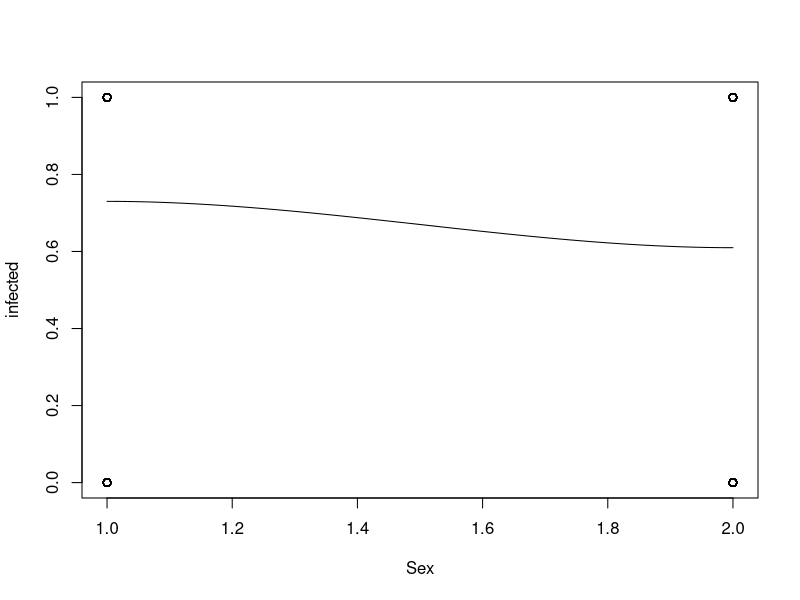
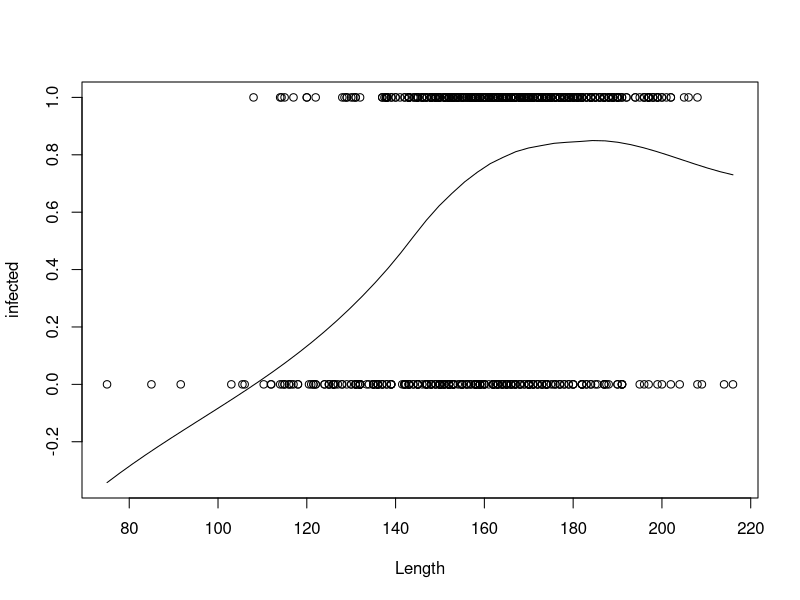
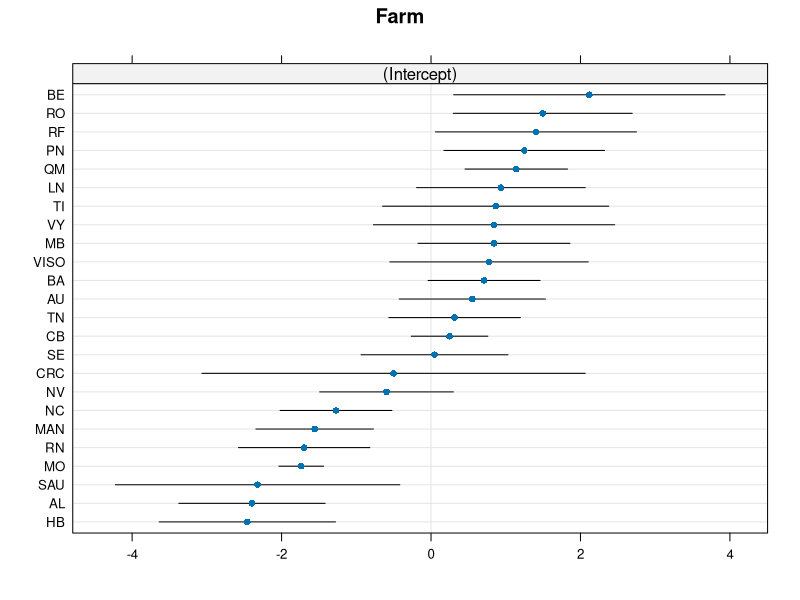
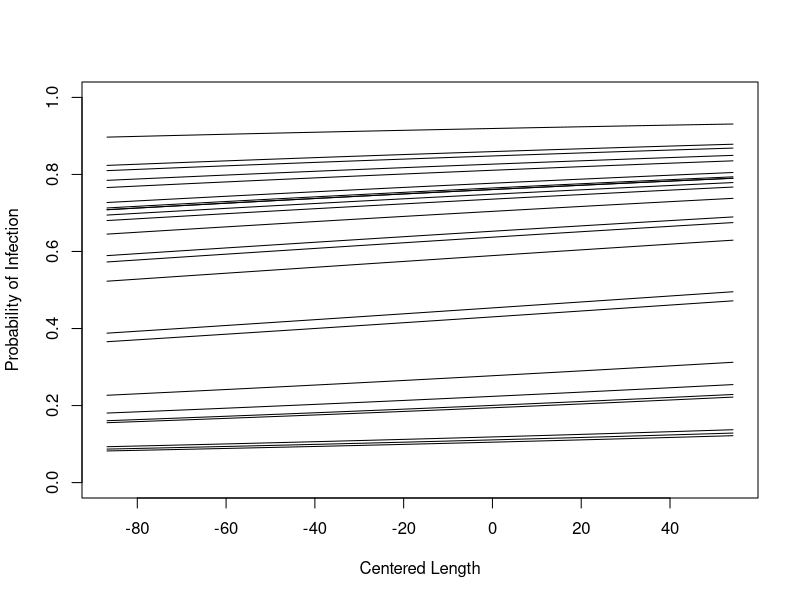

Generate these figures, in order, with R:
## ---- chunk 1
knitr::opts_chunk$set(
	echo = TRUE,
	message = FALSE,
	warning = FALSE
)
## ---- chunk 2
require(lme4)
require(tidyverse)
require(effects)
require(lattice)
## ---- chunk 3
# import data and make nice 
deer <- read.table(file = "DeerEcervi.txt", header = TRUE, dec = ".") %>% 
  mutate(infected = if_else(Ecervi > 0, 1, 0)) # adds a column of 0/1 -- 0 if # worms < 0, 1 if > 0
head(deer)
## ---- chunk 4
tapply(deer$infected, deer$Farm, mean)
## ---- chunk 5
# sex 
tapply(deer$infected, deer$Sex, mean) # returns a table of mean likelihood (proportion) of infection by sex
with(deer, scatter.smooth(Sex, infected)) # nonparametric smoother showing relationship between sex and proportion infected. This doesn't really tell us much because sex is binary but I like the visual. You can also make a boxplot if you're a boxplot kind of person.

# size
with(deer, scatter.smooth(Length, infected)) # same nonparametric smoother, more informative this time because length is a continuous variable
## ---- chunk 6
deer$Length = deer$Length - mean(deer$Length) # we could have also piped this in at the beginning but I forgot so
## ---- chunk 7
deerwormz <- glmer(infected ~ Sex * Length + (1|Farm), data = deer, family = binomial)
## ---- chunk 8
summary(deerwormz)
## ---- chunk 9
dotplot(ranef(deerwormz, condVar = T)) #condVar adds 95% confidence intervals around random effects estimates
## ---- chunk 10
random.intercepts = ranef(deerwormz)$Farm[["(Intercept)"]] # create vector of random intercepts by pulling them from model
farm.intercepts = fixef(deerwormz)[1] + random.intercepts # create intercepts estimates by adding effects together

#for loop creating each individual curve ~ farm
for (i in 1:length(random.intercepts)) {
  
  if (i ==1) curve(exp(farm.intercepts[i] + fixef(deerwormz)["Length"]*x)/
                     (1 + exp(farm.intercepts[i] + fixef(deerwormz)["Length"]*x)),
                   from = min(deer$Length), to = max(deer$Length), ylim = c(0,1), 
                   xlab = "Centered Length", ylab = "Probability of Infection")
  
  if (i > 1) curve(exp(farm.intercepts[i] + fixef(deerwormz)["Length"]*x)/
                     (1 + exp(farm.intercepts[i] + fixef(deerwormz)["Length"]*x)),
                   add = T)
}
